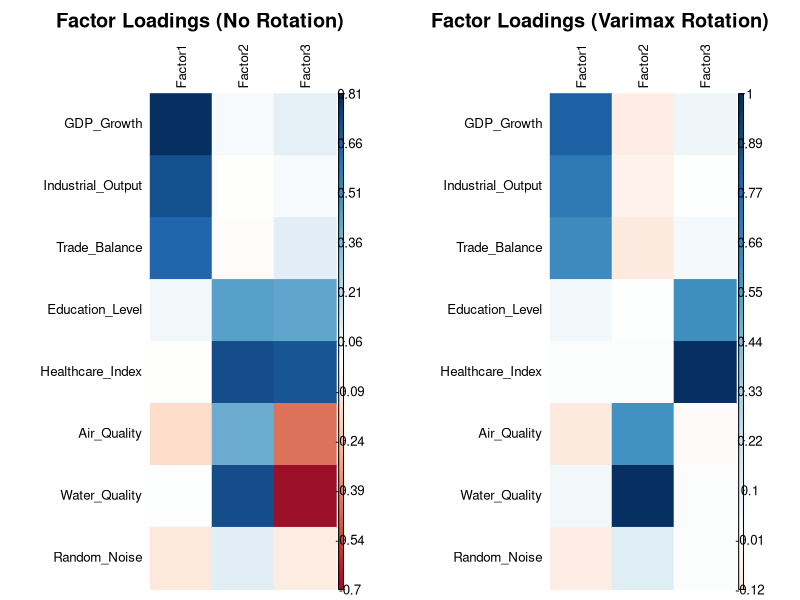
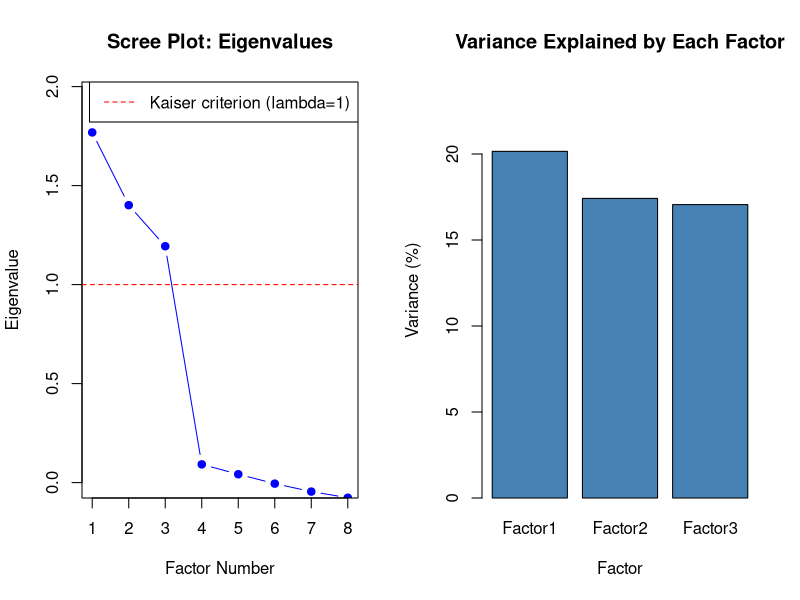
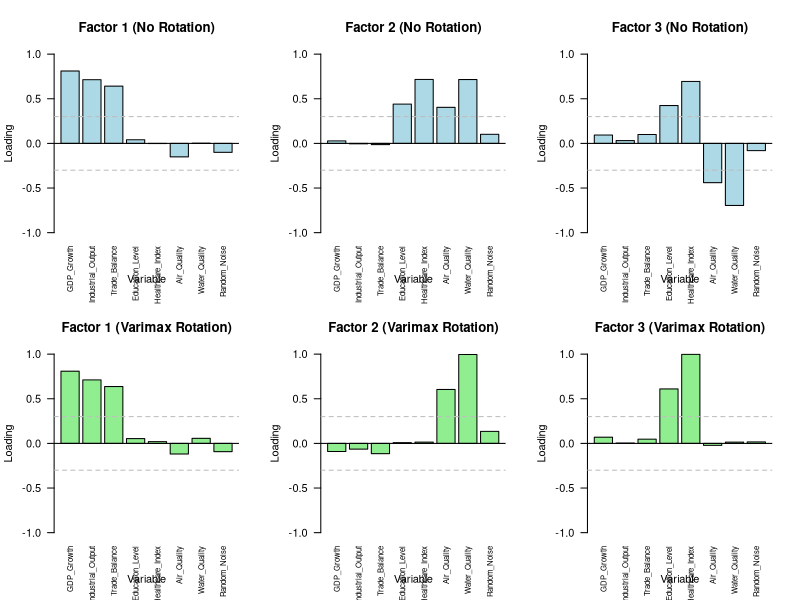
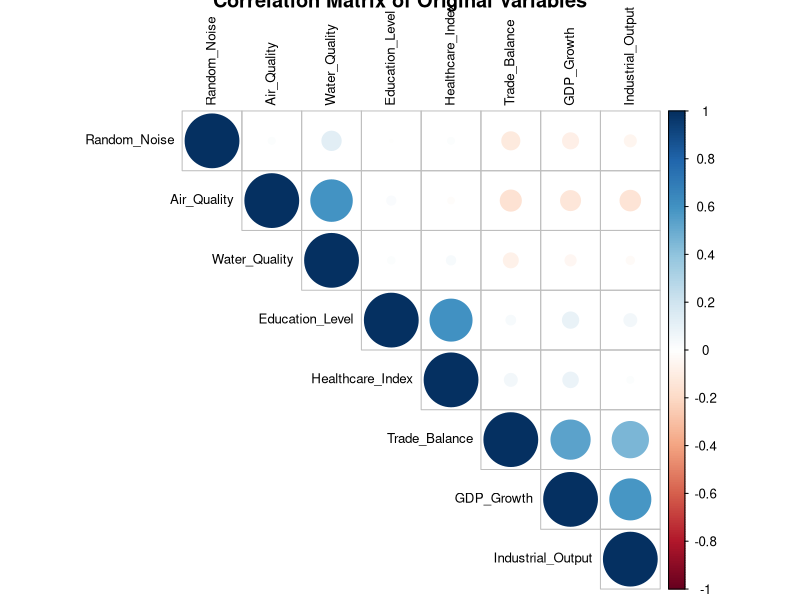

Generate these figures, in order, with R: (Note: this script raises an error after producing the figures.)
# Factor Analysis (FA)
# Task 3: Multivariate Statistical Analysis
# Orthogonal factor model with 3 factors

# Load necessary libraries
library(MASS)
library(psych)
library(GPArotation)
library(corrplot)
library(ggplot2)

# Set seed for reproducibility
set.seed(2025)

# --- Data Generation ---
# Generate multivariate data with at least 7 dimensions
# Using a dataset with 8 variables (dimensions)

n <- 300  # Sample size

# Create factor structure
# Factor 1: Economic indicators (variables 1-3)
# Factor 2: Social indicators (variables 4-5)
# Factor 3: Environmental indicators (variables 6-7)
# Variable 8: Noise/unique factor

# Factor loadings matrix (8 variables x 3 factors)
# This defines the true factor structure
Lambda_true <- matrix(c(
  # Factor 1 (Economic)
  0.8, 0.0, 0.0,  # Var 1: GDP_Growth
  0.75, 0.0, 0.0, # Var 2: Industrial_Output
  0.7, 0.0, 0.0,  # Var 3: Trade_Balance
  # Factor 2 (Social)
  0.0, 0.8, 0.0,  # Var 4: Education_Level
  0.0, 0.75, 0.0, # Var 5: Healthcare_Index
  # Factor 3 (Environmental)
  0.0, 0.0, 0.8,  # Var 6: Air_Quality
  0.0, 0.0, 0.75, # Var 7: Water_Quality
  # Noise
  0.0, 0.0, 0.0   # Var 8: Random_Noise
), nrow = 8, byrow = TRUE)

# Unique variances (diagonal of Psi matrix)
Psi <- diag(c(0.36, 0.44, 0.51, 0.36, 0.44, 0.36, 0.44, 0.95))

# Generate correlation matrix from factor model
# Sigma = Lambda * Lambda' + Psi
Sigma <- Lambda_true %*% t(Lambda_true) + Psi

# Ensure positive definiteness
Sigma <- (Sigma + t(Sigma)) / 2
eigen_vals <- eigen(Sigma)$values
if (min(eigen_vals) < 0) {
  Sigma <- Sigma + diag(rep(abs(min(eigen_vals)) + 0.01, 8))
}

# Mean vector
mu_vec <- c(50, 60, 55, 30, 35, 40, 45, 20)

# Generate multivariate normal data
data <- mvrnorm(n = n, mu = mu_vec, Sigma = Sigma)

# Convert to data frame with meaningful names
colnames(data) <- c("GDP_Growth", "Industrial_Output", "Trade_Balance",
                    "Education_Level", "Healthcare_Index",
                    "Air_Quality", "Water_Quality", "Random_Noise")

data_df <- as.data.frame(data)

# --- Factor Analysis ---

cat("\n=== FACTOR ANALYSIS: 3-Factor Orthogonal Model ===\n\n")

# Case 1: Factor Analysis without rotation
cat("--- Case 1: FA without rotation ---\n\n")

fa_no_rotation <- fa(data_df, nfactors = 3, rotate = "none", 
                     fm = "ml",  # Maximum likelihood
                     scores = "regression")

cat("Factor Loadings (no rotation):\n")
print(round(fa_no_rotation$loadings, 4))

cat("\nCommunalities:\n")
print(round(fa_no_rotation$communality, 4))

cat("\nEigenvalues:\n")
print(round(fa_no_rotation$values, 4))

cat("\nProportion of variance explained:\n")
print(round(fa_no_rotation$Vaccounted, 4))

# Case 2: Factor Analysis with Varimax rotation
cat("\n\n--- Case 2: FA with Varimax rotation ---\n\n")

fa_varimax <- fa(data_df, nfactors = 3, rotate = "varimax",
                 fm = "ml",
                 scores = "regression")

cat("Factor Loadings (Varimax rotation):\n")
print(round(fa_varimax$loadings, 4))

cat("\nCommunalities:\n")
print(round(fa_varimax$communality, 4))

cat("\nEigenvalues:\n")
print(round(fa_varimax$values, 4))

cat("\nProportion of variance explained:\n")
print(round(fa_varimax$Vaccounted, 4))

cat("\nRotation matrix:\n")
print(round(fa_varimax$rot.mat, 4))

# --- Visualization ---

# Save plots to PDF
pdf("Task3/Task3_FactorLoadings.pdf", width = 14, height = 8)

par(mfrow = c(1, 2))

# Factor loadings without rotation
loadings_no_rot <- as.matrix(fa_no_rotation$loadings)
colnames(loadings_no_rot) <- paste0("Factor", 1:3)
rownames(loadings_no_rot) <- colnames(data_df)

# Create heatmap of loadings (no rotation)
corrplot(loadings_no_rot, method = "color", is.corr = FALSE,
         tl.cex = 0.8, tl.col = "black",
         title = "Factor Loadings (No Rotation)",
         mar = c(0, 0, 2, 0))

# Factor loadings with Varimax rotation
loadings_varimax <- as.matrix(fa_varimax$loadings)
colnames(loadings_varimax) <- paste0("Factor", 1:3)
rownames(loadings_varimax) <- colnames(data_df)

# Create heatmap of loadings (Varimax)
corrplot(loadings_varimax, method = "color", is.corr = FALSE,
         tl.cex = 0.8, tl.col = "black",
         title = "Factor Loadings (Varimax Rotation)",
         mar = c(0, 0, 2, 0))

dev.off()

# Scree plot
pdf("Task3/Task3_ScreePlot.pdf", width = 10, height = 6)

par(mfrow = c(1, 2))

# Scree plot for eigenvalues
eigenvalues <- fa_no_rotation$values
plot(1:8, eigenvalues, type = "b",
     main = "Scree Plot: Eigenvalues",
     xlab = "Factor Number", ylab = "Eigenvalue",
     pch = 19, col = "blue", ylim = c(0, max(eigenvalues) * 1.1))
abline(h = 1, lty = 2, col = "red")
legend("topright", "Kaiser criterion (lambda=1)", lty = 2, col = "red")

# Variance explained
variance_explained <- fa_no_rotation$Vaccounted[2, ] * 100
barplot(variance_explained, names.arg = paste0("Factor", 1:3),
        main = "Variance Explained by Each Factor",
        xlab = "Factor", ylab = "Variance (%)",
        col = "steelblue", ylim = c(0, max(variance_explained) * 1.2))

dev.off()

# Comparison plot: Loadings before and after rotation
pdf("Task3/Task3_LoadingsComparison.pdf", width = 14, height = 10)

par(mfrow = c(2, 3))

# Plot loadings for each factor (no rotation)
for (i in 1:3) {
  barplot(loadings_no_rot[, i], 
          main = paste("Factor", i, "(No Rotation)"),
          ylab = "Loading", xlab = "Variable",
          col = "lightblue", las = 2, cex.names = 0.7,
          ylim = c(-1, 1))
  abline(h = 0, col = "black", lwd = 1)
  abline(h = c(-0.3, 0.3), col = "gray", lty = 2)
}

# Plot loadings for each factor (Varimax rotation)
for (i in 1:3) {
  barplot(loadings_varimax[, i], 
          main = paste("Factor", i, "(Varimax Rotation)"),
          ylab = "Loading", xlab = "Variable",
          col = "lightgreen", las = 2, cex.names = 0.7,
          ylim = c(-1, 1))
  abline(h = 0, col = "black", lwd = 1)
  abline(h = c(-0.3, 0.3), col = "gray", lty = 2)
}

dev.off()

# Correlation matrix
pdf("Task3/Task3_Correlation.pdf", width = 8, height = 8)
corrplot(cor(data_df), method = "circle", type = "upper",
         order = "hclust", tl.cex = 0.8, tl.col = "black",
         title = "Correlation Matrix of Original Variables")
dev.off()

# --- Save results for LaTeX report ---
sink("Task3/Task3_analysis_results.txt")

cat("=== FACTOR ANALYSIS RESULTS ===\n\n")
cat("Dataset: Multivariate data with 8 variables\n")
cat("Sample size:", n, "\n")
cat("Number of factors: 3\n\n")

cat("=== CASE 1: No Rotation ===\n\n")
cat("Factor Loadings:\n")
print(round(fa_no_rotation$loadings, 4))
cat("\nCommunalities:\n")
print(round(fa_no_rotation$communality, 4))
cat("\nEigenvalues:\n")
print(round(fa_no_rotation$values, 4))
cat("\nVariance Accounted:\n")
print(round(fa_no_rotation$Vaccounted, 4))

cat("\n\n=== CASE 2: Varimax Rotation ===\n\n")
cat("Factor Loadings:\n")
print(round(fa_varimax$loadings, 4))
cat("\nCommunalities:\n")
print(round(fa_varimax$communality, 4))
cat("\nEigenvalues:\n")
print(round(fa_varimax$values, 4))
cat("\nVariance Accounted:\n")
print(round(fa_varimax$Vaccounted, 4))
cat("\nRotation Matrix:\n")
print(round(fa_varimax$rot.mat, 4))

sink()

cat("\n=== Analysis Complete ===\n")
cat("Results saved to:\n")
cat("  - Task3/Task3_FactorLoadings.pdf (loadings heatmaps)\n")
cat("  - Task3/Task3_ScreePlot.pdf (scree plots)\n")
cat("  - Task3/Task3_LoadingsComparison.pdf (comparison plots)\n")
cat("  - Task3/Task3_Correlation.pdf (correlation matrix)\n")
cat("  - Task3/Task3_analysis_results.txt (numerical results)\n")

